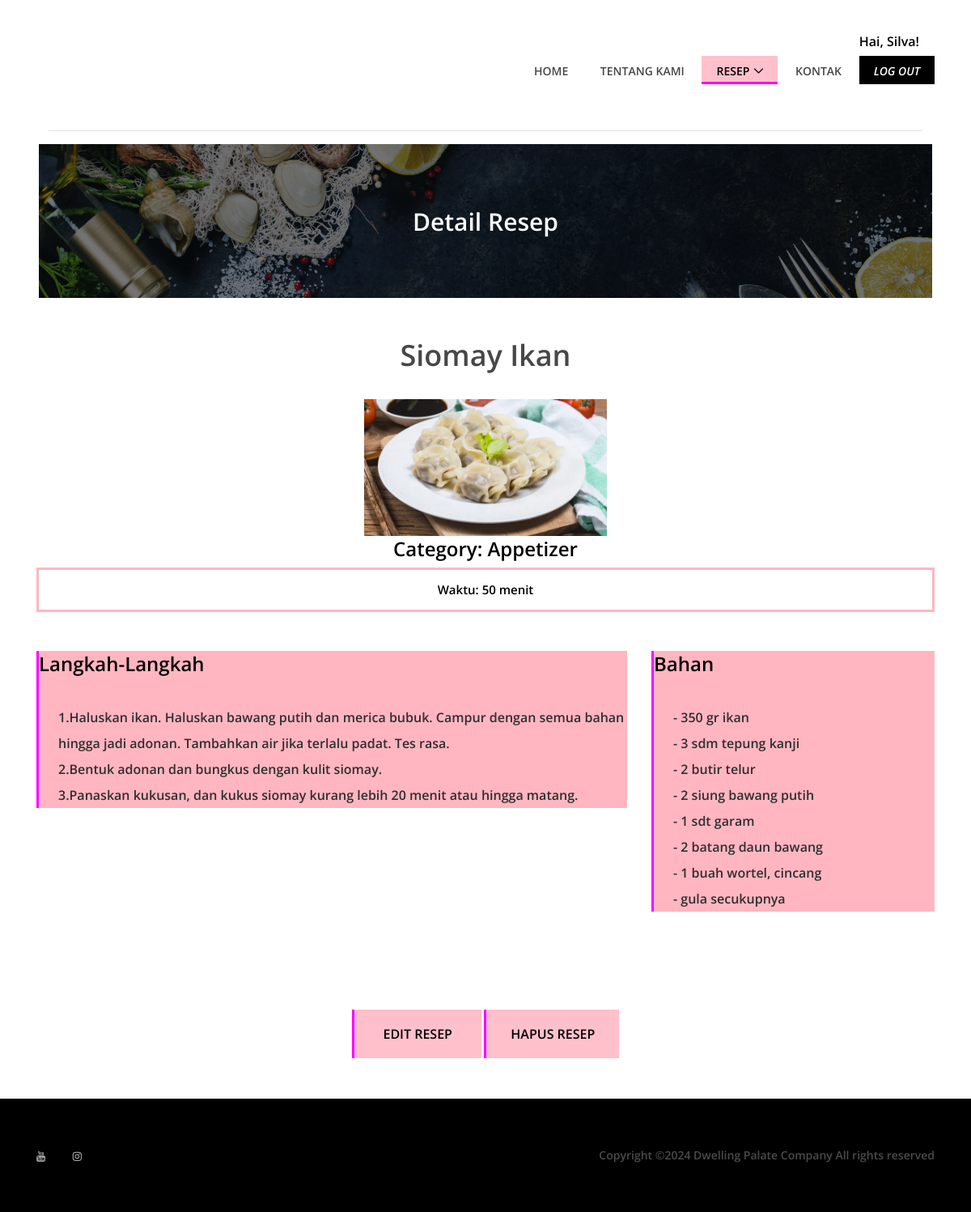
/recipe_detail.php?id_resep=1 (signed in), run on the app's committed database.
### tables this page shows
CREATE TABLE `dataresep` (
  `id_resep` int(11) NOT NULL,
  `judul` varchar(50) NOT NULL,
  `kategori` varchar(20) NOT NULL,
  `waktu` int(4) NOT NULL,
  `bahan` varchar(5000) NOT NULL,
  `langkah` varchar(5000) NOT NULL
);

### recipe_detail.php (the view, shortened to what this page needs)
<?php
    $username = $_SESSION['username'];
?>
<!DOCTYPE html>
<html>
<head>
    <link rel="stylesheet" href="style.css">
</head>
<body>
    <header class="header-area">
        <div class="main-menu">
            <div class="classy-nav-container breakpoint-off">
                <div class="container">
                    <nav class="classy-navbar justify-content-between" id="deliciousNav">
                        <div class="classy-menu">
                            <div class="classynav">
                                <ul>
                                    <li><a href="home.php">Home</a></li>
                                    <li><a href="home.php#about">Tentang Kami</a></li>
                                    <li class="active"><a href="#">Resep</a>
                                    </li>
                                    <li><a href="home.php#contact">Kontak</a></li>
                                    <li><?php echo "<h6>Hai, ".$username."!</h6>"?>
                                    <a style="background-color: black; color: white;" href=logout.php><i>LOG OUT</i></a></li>
                                </ul>
                            </div>
                        </div>
                    </nav>
                </div>
            </div>
        </div>
    </header>
    <center><hr width="90%"></center>
    <div class="breadcumb-area bg-img bg-overlay" style="background-image: url(img/background/breadcumb.jpg);">
        <div class="container h-100">
            <div class="row h-100 align-items-center">
                <div class="col-12">
                    <div class="breadcumb-text text-center">
                        <h2>Detail Resep</h2>
                    </div>
                </div>
            </div>
        </div>
    </div>
        <?php
        include 'koneksi.php';
        $id_resep = $_GET['id_resep'];
        $query = mysqli_query($konek, "SELECT * FROM dataresep WHERE id_resep = '$id_resep'");
        while($data=mysqli_fetch_array($query))
        {
                        $gambar = $data['id_resep'];
                        $djudul = $data['judul'];
                        $dkategori = $data['kategori'];
                        $dwaktu = $data['waktu'] ." menit";
                        $dbahan = nl2br(htmlentities($data['bahan'], ENT_QUOTES, 'UTF-8'));
                        $dlangkah = nl2br(htmlentities($data['langkah'], ENT_QUOTES, 'UTF-8'));
                        $did = $data['id_resep'];
        }?>
        <div class="recipe-content-area">
            <div class="container">
                <div class="row">
                    <div class="col-12 col-md-12">
                        <div class="recipe-headline my-5">
                            <center>
                                <h2><?php echo $djudul;?></h2>
                                <div>
                                    <?php echo '<img src="img/preview/preview('.$gambar.').jpg" width=300px>'; ?>
                                    <h4>Category: <?php echo $dkategori;?></h4>
                                    <div class="recipe-duration">
                                        <h6>Waktu: <?php echo $dwaktu;?></h6>
                                    </div>
                                </div>
                            </center>
                        </div>
                    </div>
                </div>
                <div class="row">
                    <div class="col-12 col-lg-8">
                        <div class="preparation-step">
                            <h4>Langkah-Langkah</h4>
                            <div class="custom-control">
                                <p><?php echo $dlangkah;?></p>
                            </div>
                        </div>
                    </div>
                    <div class="col-12 col-lg-4">
                        <div class="ingredients">
                            <h4>Bahan</h4>
                            <div class="custom-control">
                                <p><?php echo $dbahan;?></p>
                            </div>
                        </div>
                    </div>
                </div>
                <center>
                    <br>
                    <a href=edit.php?id_resep=<?php echo $did;?>><button class="btn dwelling-btn mt-100">EDIT RESEP</button></a>
                    <a href=hapus.php?id_resep=<?php echo $did;?>><button class="btn dwelling-btn mt-100">HAPUS RESEP</button></a>
                </center>
            </div>
        </div>
    <footer class="footer-area mt-50">
        <div class="container h-100">
            <div class="row h-100">
                <div class="col-12 h-100 d-flex flex-wrap align-items-center justify-content-between">
                    <div class="footer-social-info text-right">
                        <a href="https://youtube.com/@silvvaaa__?si=2TRw7t0GfwmfqRar" target="_blank"><i class="fa fa-youtube" aria-hidden="true"></i></a>
                        <a href="https://www.instagram.com/slvvaaa__?igsh=Z242NmJ2enBhajJu"  target="_blank"><i class="fa fa-instagram" aria-hidden="true""></i></a>
                    </div>
                    <p>Copyright &copy;<script>document.write(new Date().getFullYear());</script> Dwelling Palate Company All rights reserved</p>
                </div>
            </div>
        </div>
    </footer>
</body>
</html>

### style.css (style rules this page uses)
* { margin: 0; padding: 0; }
body { font-family: "Open Sans", sans-serif; font-size: 14px; }
h1, h2, h3, h4, h5, h6 { color: #000000; line-height: 1.3; font-weight: 600; }
p { color: #9b9b9b; font-size: 14px; line-height: 2; font-weight: 400; }
a, a:hover, a:focus { -webkit-transition-duration: 500ms; transition-duration: 500ms; text-decoration: none; outline: 0 solid transparent; color: #000000; font-weight: 600; font-size: 14px; color: #474747; }
ul, ol { margin: 0; }
ul li, ol li { list-style: none; }
img { height: auto; max-width: 100%; }
.mt-50 { margin-top: 50px !important; }
.mt-100 { margin-top: 100px !important; }
.bg-img { background-position: center center; background-size: cover; background-repeat: no-repeat; }
.bg-overlay { position: relative; z-index: 2; background-position: center center; background-size: cover; }
.bg-overlay::after { background-color: rgba(10, 12, 18, 0.55); position: absolute; z-index: -1; top: 0; left: 0; width: 100%; height: 100%; content: ""; }
.dwelling-btn { display: inline-block; min-width: 160px; height: 60px; color: black; border: none; border-left: 3px solid magenta; border-radius: 0; padding: 0 30px; font-size: 16px; line-height: 58px; font-weight: 600; -webkit-transition-duration: 500ms; transition-duration: 500ms; text-transform: capitalize; background-color: pink; }
.header-area { position: relative; z-index: 100; width: 100%; }
.header-area .main-menu { position: relative; width: 100%; z-index: 100; height: 145px; }
.header-area .main-menu .classy-nav-container { background-color: transparent; }
.header-area .main-menu .classy-navbar { height: 145px; padding: 0; }
.header-area .main-menu .classy-navbar .classynav ul li a { font-weight: 600; }
.header-area .main-menu .classy-navbar .classynav > ul > li > a { text-transform: uppercase; padding: 12px 18px 11px; background-color: transparent; border-bottom: 3px solid transparent; line-height: 1; color: #474747; font-weight: 600; }
.header-area .main-menu .classy-navbar .classynav > ul > li.active > a { color: black; background-color: pink; border-bottom: 3px solid magenta; }
.header-area .main-menu .classy-navbar .classynav > ul > li.active > a::after { color: black; }
.recipe-headline h2 { font-size: 36px; color: #474747; margin-bottom: 30px; }
.recipe-headline .recipe-duration { border: 3px solid lightpink; padding: 15px; }
.recipe-headline .recipe-duration h6 { font-size: 15px; margin-bottom: 5px; }
.recipe-headline .recipe-duration h6:last-child { margin-bottom: 0; }
.preparation-step { border-left: 3px solid magenta; background-color: lightpink; }
.preparation-step h4 { color: black; margin-bottom: 30px; }
.preparation-step .custom-control p { margin-bottom: 0; padding-top: 5px; font-size: 16px; font-weight: 600; color: #2f2f2f; }
.ingredients { border-left: 3px solid magenta; background-color: lightpink; }
.ingredients h4 { color: black; margin-bottom: 30px; }
.ingredients .custom-control p { margin-bottom: 0; padding-top: 5px; font-size: 16px; font-weight: 600; color: #2f2f2f; }
.footer-area { position: relative; z-index: 1; width: 100%; height: 140px; background-color: #000000; }
.footer-area .footer-social-info { padding-right: 15px; }
.footer-area .footer-social-info a { display: inline-block; color: #b6b6b6; font-size: 13px; margin-right: 30px; }
.footer-area .footer-social-info a:last-child { margin-right: 0; }
.footer-area p { color: #4b4b4b; font-weight: 600; margin-bottom: 0; padding-left: 15px; }
.breadcumb-area { position: relative; z-index: 10; width: 92%; height: 190px; margin-left: 4%; margin-right: 4%; }
.breadcumb-area .breadcumb-text h2 { font-size: 30px; margin-bottom: 0; color: #ffffff; }

### data on the page
dataresep: judul "Siomay Ikan", kategori "Appetizer", waktu "50 menit", langkah "1.Haluskan ikan. Haluskan bawang putih dan merica bubuk. Campur dengan semua bahan hingga jadi adonan. Tambahkan air jika terlalu padat. Tes rasa. 2.Bentuk adonan dan bungkus dengan kulit siomay. 3.Panaskan kukusan, dan kukus siomay kurang lebih 20 menit atau hingga matang.", bahan "- 350 gr ikan - 3 sdm tepung kanji - 2 butir telur - 2 siung bawang putih - 1 sdt garam - 2 batang daun bawang - 1 buah wortel, cincang - gula secukupnya"

### other printed values
$username "Silva"
